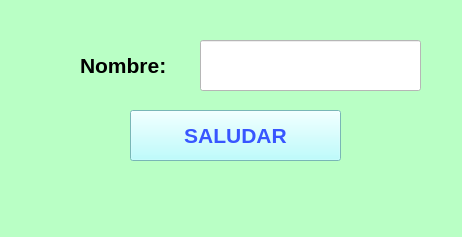
<?xml version="1.0" encoding="UTF-8"?>
<ui version="4.0">
 <class>MainWindow</class>
 <widget class="QMainWindow" name="MainWindow">
  <property name="geometry">
   <rect>
    <x>0</x>
    <y>0</y>
    <width>462</width>
    <height>237</height>
   </rect>
  </property>
  <property name="windowTitle">
   <string>MainWindow</string>
  </property>
  <property name="styleSheet">
   <string notr="true">background-color: rgb(185, 255, 197);</string>
  </property>
  <widget class="QWidget" name="centralwidget">
   <widget class="QPushButton" name="btn_saludar">
    <property name="geometry">
     <rect>
      <x>130</x>
      <y>110</y>
      <width>211</width>
      <height>51</height>
     </rect>
    </property>
    <property name="font">
     <font>
      <pointsize>16</pointsize>
      <weight>75</weight>
      <bold>true</bold>
     </font>
    </property>
    <property name="styleSheet">
     <string notr="true">background-color: rgb(170, 255, 255);
color: rgb(56, 86, 255);</string>
    </property>
    <property name="text">
     <string>SALUDAR</string>
    </property>
   </widget>
   <widget class="QLabel" name="label">
    <property name="geometry">
     <rect>
      <x>80</x>
      <y>50</y>
      <width>121</width>
      <height>31</height>
     </rect>
    </property>
    <property name="font">
     <font>
      <pointsize>16</pointsize>
      <weight>75</weight>
      <bold>true</bold>
     </font>
    </property>
    <property name="text">
     <string>Nombre:</string>
    </property>
   </widget>
   <widget class="QLineEdit" name="txt_nombre">
    <property name="geometry">
     <rect>
      <x>200</x>
      <y>40</y>
      <width>221</width>
      <height>51</height>
     </rect>
    </property>
    <property name="font">
     <font>
      <pointsize>16</pointsize>
      <weight>75</weight>
      <bold>true</bold>
     </font>
    </property>
    <property name="styleSheet">
     <string notr="true">background-color: rgb(255, 255, 255);</string>
    </property>
    <property name="text">
     <string/>
    </property>
   </widget>
  </widget>
  <widget class="QMenuBar" name="menubar">
   <property name="geometry">
    <rect>
     <x>0</x>
     <y>0</y>
     <width>462</width>
     <height>26</height>
    </rect>
   </property>
  </widget>
  <widget class="QStatusBar" name="statusbar"/>
 </widget>
 <resources/>
 <connections/>
</ui>
